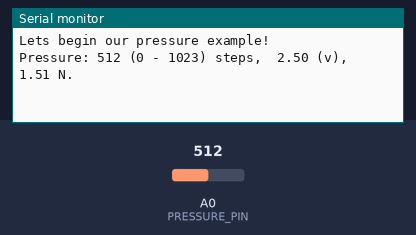
The sketch below on a simulated Arduino Uno, built with avr-gcc and run on an emulated ATmega328P. Shown: the last lines printed to the serial monitor. Inputs (shaded band) come from the test bench; at power-on: A0 (PRESSURE_PIN) = 512.

Above: at 1.2 s.
1.3 s: A0 (PRESSURE_PIN) set to 716
At 2.3 s:
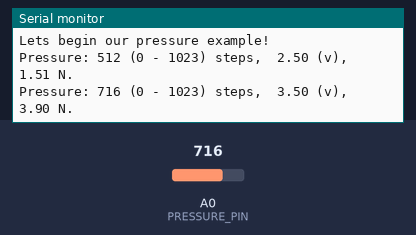
2.8 s: A0 (PRESSURE_PIN) set to 900
At 3.5 s:
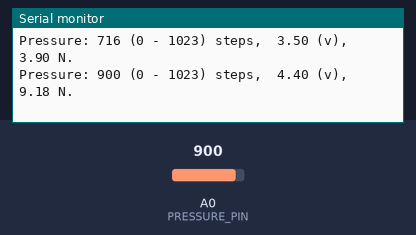

Measured:
- after the input at 1.3 s, the serial monitor: prints a new line at once (image 1)
- after the input at 2.8 s, the serial monitor: prints a new line at once (image 2)

The sketch:

Pressure_sensor.ino
```cpp
#define PRESSURE_PIN  A0        // Setting up pin to receive voltage

int value, prev_value = - 10000;     // int values (read from analog port, both the current and the previous)
int deviation = 0;              // setting the minimum deviation between the measurements (0 by default)
                                // up to 512 (although that is pretty useless)
double voltage_value, newton_value;           // Converted to Voltage

void setup() {
  // Serial Connection setup
  Serial.begin(9600);
  Serial.println("Lets begin our pressure example!");
  pinMode(PRESSURE_PIN, INPUT); // setting pinmode to read analog value

  deviation = 10;  // since there's a bit of a drift in the values if you put the same pressure over a certain period
                   // we ignore a divergence of around 1 percent around the previous value.
}

// This is based on a 3.3kΩ resistor being used, with weights on the center that do not linger more than 10 seconds
// For situations that deviate from this, accuracy can be lost.
double convert_to_newtons( double voltage)
{
  /* General fitting model Exp2:
     f(x) = a*exp(b*x) + c*exp(d*x)
     Coefficients (with 95% confidence bounds):
       a =     0.01419  (0.01163, 0.01676)
       b =      0.9523  (0.8922, 1.012)
       c =    -0.01461  (-0.02317, -0.006043)
       d =      -2.231  (-6.605, 2.142)
       Goodness of fit:
       SSE: 7.906e-06
       R-square: 0.9999
       Adjusted R-square: 0.9997
       RMSE: 0.001988
   */
   double a = 0.01419 ;
   double b = 0.9523;
   double c = -0.01461;
   double d = -2.231;

  return( (a*exp(b*voltage) + c*exp(d* voltage)) * 9.81 ); // the result of the fit is in KgF to convert to newton we simply
                                                      // multiply by 9.81, if you want data in KgF, remove the final multiplication!
}

void loop() {
  // put your main code here, to run repeatedly:
  delay(100);                   // Here we can set the sampling rate, right now 10 Hz
  value = analogRead(PRESSURE_PIN); // reading our analog voltage, careful we only have 10 bit resolution so each
                                    // measurement step is only 5V ÷ 1024, so our result will be 0 - 1023

  // if value is within the range of [ previous - σ , previous + σ], ignore it (if value is relatively the same)
  // this will help with having data ocuppy your buffer that is not a significant deviation.
  if( value >= (prev_value - deviation) && value <= (prev_value + deviation) )
    return;

  voltage_value = double((value*5)) / 1023; // converting to voltage [ 0, 5] v.
  newton_value = convert_to_newtons(voltage_value); // getting actual force value (careful using this, accuracy may not be ideal)
                                                    // sensitivity after 1Kgf and before 0.06kgf is limited, you can lower the deviation
                                                    // for some improvements
  Serial.print("Pressure: ");
  Serial.print(value);
  Serial.print(" (0 - 1023) steps,  ");
  Serial.print(voltage_value);
  Serial.print(" (v),  ");
  Serial.print(newton_value);
  Serial.println(" N.");

  prev_value = value;

}
```
